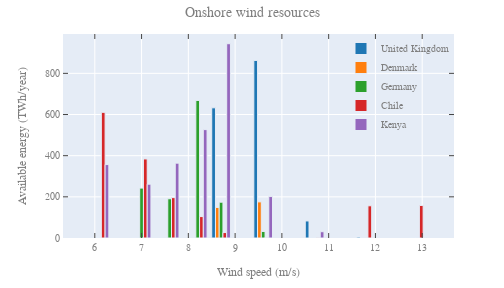

Source (notebook cell):
### Markdown cell above
New plot with speeds

### Code cell
countries = ['United Kingdom', 'Denmark', 'Germany', 'Chile', 'Kenya']
mpl_fig = plt.figure(figsize=(7, 4))
ax = mpl_fig.add_subplot(111)
x = [class2speed[i] for i in wind_res[countries[0]].keys()]

for i, country in enumerate(countries):
    y = wind_res[country].values()
    ax.bar(x, y, width=0.8)
ax.set_ylabel('Available energy (TWh/year)')
ax.set_xlabel('Wind speed (m/s)')
ax.set_title('Onshore wind resources')
ax.grid(True)
plotly_fig = tls.mpl_to_plotly(mpl_fig)
for i, e in enumerate(plotly_fig['data']):
    e['name'] = countries[i]
plotly_fig["layout"]["showlegend"] = True
plotly_fig["layout"]['hovermode'] = 'x'

plotly_fig.update_layout(
    title=ax.get_title(),
    xaxis_title=ax.get_xlabel(),
    yaxis_title=ax.get_ylabel(),
    font=dict(
        family="Arial",
        size=10,
        color="#7f7f7f"
    )
)
plotly_fig.update_layout(
    title=dict(
        xanchor='center',
        x=0.5
    )
)
plotly_fig.update_layout(
    legend=dict(
        x=1,
        y=1,
        xanchor='right',
        bgcolor="rgba(0,0,0,0)",
        borderwidth=0
    )
)

plotly_fig.write_image("img2/fig2.png",scale=2)
iplot(plotly_fig, filename='ons3')

### Figure 1 — Plotly figure (JSON) as saved in the notebook; plotly's stock layout.template omitted (floating-point values rounded to 4 significant figures)
{"data": [{"marker": {"color": "#1F77B4", "line": {"width": 1}}, "name": "United Kingdom", "opacity": 1, "orientation": "v", "type": "bar", "x": [6.1, 7, 7.6, 8.2, 8.7, 9.6, 10.7, 11.8, 12.9], "xaxis": "x", "y": [0, 0, 0, 0, 632.6, 862.9, 82.85, 4.77, 0], "yaxis": "y"}, {"marker": {"color": "#FF7F0E", "line": {"width": 1}}, "name": "Denmark", "opacity": 1, "orientation": "v", "type": "bar", "x": [6.1, 7, 7.6, 8.2, 8.7, 9.6, 10.7, 11.8, 12.9], "xaxis": "x", "y": [0, 0, 0, 0, 148.6, 175.5, 0, 0, 0], "yaxis": "y"}, {"marker": {"color": "#2CA02C", "line": {"width": 1}}, "name": "Germany", "opacity": 1, "orientation": "v", "type": "bar", "x": [6.1, 7, 7.6, 8.2, 8.7, 9.6, 10.7, 11.8, 12.9], "xaxis": "x", "y": [0, 242.5, 190.7, 668.5, 174.0, 31.79, 0, 0, 0], "yaxis": "y"}, {"marker": {"color": "#D62728", "line": {"width": 1}}, "name": "Chile", "opacity": 1, "orientation": "v", "type": "bar", "x": [6.1, 7, 7.6, 8.2, 8.7, 9.6, 10.7, 11.8, 12.9], "xaxis": "x", "y": [610.7, 384.1, 196.2, 104.1, 26.47, 2.135, 0.9379, 156.5, 158.1], "yaxis": "y"}, {"marker": {"color": "#9467BD", "line": {"width": 1}}, "name": "Kenya", "opacity": 1, "orientation": "v", "type": "bar", "x": [6.1, 7, 7.6, 8.2, 8.7, 9.6, 10.7, 11.8, 12.9], "xaxis": "x", "y": [356.8, 261.4, 363.6, 526.7, 944.0, 201.3, 30.66, 0, 2.285], "yaxis": "y"}], "layout": {"autosize": false, "font": {"color": "#7f7f7f", "family": "Arial", "size": 10}, "height": 288, "hovermode": "x", "legend": {"bgcolor": "rgba(0,0,0,0)", "borderwidth": 0, "x": 1, "xanchor": "right", "y": 1}, "margin": {"b": 36, "l": 63, "pad": 0, "r": 50, "t": 34}, "showlegend": true, "title": {"text": "Onshore wind resources", "x": 0.5, "xanchor": "center"}, "width": 504, "xaxis": {"anchor": "y", "domain": [0, 1], "mirror": "ticks", "nticks": 10, "range": [5.32, 13.68], "showgrid": true, "showline": true, "side": "bottom", "tickfont": {"size": 10}, "ticks": "inside", "title": {"text": "Wind speed (m/s)"}, "type": "linear", "zeroline": false}, "yaxis": {"anchor": "x", "domain": [0, 1], "mirror": "ticks", "nticks": 6, "range": [0, 991.2], "showgrid": true, "showline": true, "side": "left", "tickfont": {"size": 10}, "ticks": "inside", "title": {"text": "Available energy (TWh/year)"}, "type": "linear", "zeroline": false}}}
